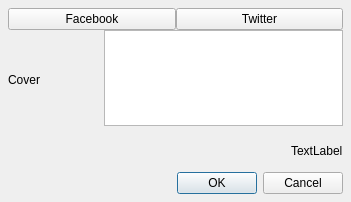
<?xml version="1.0" encoding="UTF-8"?>
<ui version="4.0">
 <class>SocialWidget</class>
 <widget class="QWidget" name="SocialWidget">
  <property name="geometry">
   <rect>
    <x>0</x>
    <y>0</y>
    <width>351</width>
    <height>202</height>
   </rect>
  </property>
  <property name="windowTitle">
   <string notr="true" extracomment="not translatable because not shown to the user">Form</string>
  </property>
  <layout class="QVBoxLayout" name="verticalLayout">
   <property name="spacing">
    <number>0</number>
   </property>
   <property name="margin">
    <number>8</number>
   </property>
   <item>
    <layout class="QHBoxLayout" name="horizontalLayout">
     <item>
      <widget class="QPushButton" name="facebookButton">
       <property name="text">
        <string>Facebook</string>
       </property>
       <property name="checkable">
        <bool>true</bool>
       </property>
      </widget>
     </item>
     <item>
      <widget class="QPushButton" name="twitterButton">
       <property name="text">
        <string>Twitter</string>
       </property>
       <property name="checkable">
        <bool>true</bool>
       </property>
      </widget>
     </item>
    </layout>
   </item>
   <item>
    <layout class="QVBoxLayout" name="internalVLayout">
     <property name="spacing">
      <number>0</number>
     </property>
     <item>
      <layout class="QHBoxLayout" name="horizontalLayout_2">
       <item>
        <widget class="QLabel" name="coverImage">
         <property name="minimumSize">
          <size>
           <width>96</width>
           <height>96</height>
          </size>
         </property>
         <property name="maximumSize">
          <size>
           <width>96</width>
           <height>96</height>
          </size>
         </property>
         <property name="text">
          <string notr="true" extracomment="not translatable because is placeholder text">Cover</string>
         </property>
        </widget>
       </item>
       <item>
        <layout class="QVBoxLayout" name="verticalLayout_2">
         <property name="spacing">
          <number>0</number>
         </property>
         <item>
          <widget class="QTextEdit" name="textEdit">
           <property name="maximumSize">
            <size>
             <width>16777215</width>
             <height>96</height>
            </size>
           </property>
          </widget>
         </item>
         <item>
          <spacer name="verticalSpacer">
           <property name="orientation">
            <enum>Qt::Vertical</enum>
           </property>
           <property name="sizeType">
            <enum>QSizePolicy::Fixed</enum>
           </property>
           <property name="sizeHint" stdset="0">
            <size>
             <width>1</width>
             <height>4</height>
            </size>
           </property>
          </spacer>
         </item>
        </layout>
       </item>
      </layout>
     </item>
     <item>
      <layout class="QHBoxLayout" name="horizontalLayout_3">
       <item>
        <spacer name="horizontalSpacer">
         <property name="orientation">
          <enum>Qt::Horizontal</enum>
         </property>
         <property name="sizeHint" stdset="0">
          <size>
           <width>40</width>
           <height>20</height>
          </size>
         </property>
        </spacer>
       </item>
       <item>
        <widget class="QLabel" name="charsLeftLabel">
         <property name="text">
          <string notr="true" extracomment="not translatable because is placeholder text">TextLabel</string>
         </property>
        </widget>
       </item>
      </layout>
     </item>
    </layout>
   </item>
   <item>
    <widget class="QDialogButtonBox" name="buttonBox">
     <property name="standardButtons">
      <set>QDialogButtonBox::Cancel|QDialogButtonBox::Ok</set>
     </property>
    </widget>
   </item>
  </layout>
 </widget>
 <resources/>
 <connections/>
</ui>
